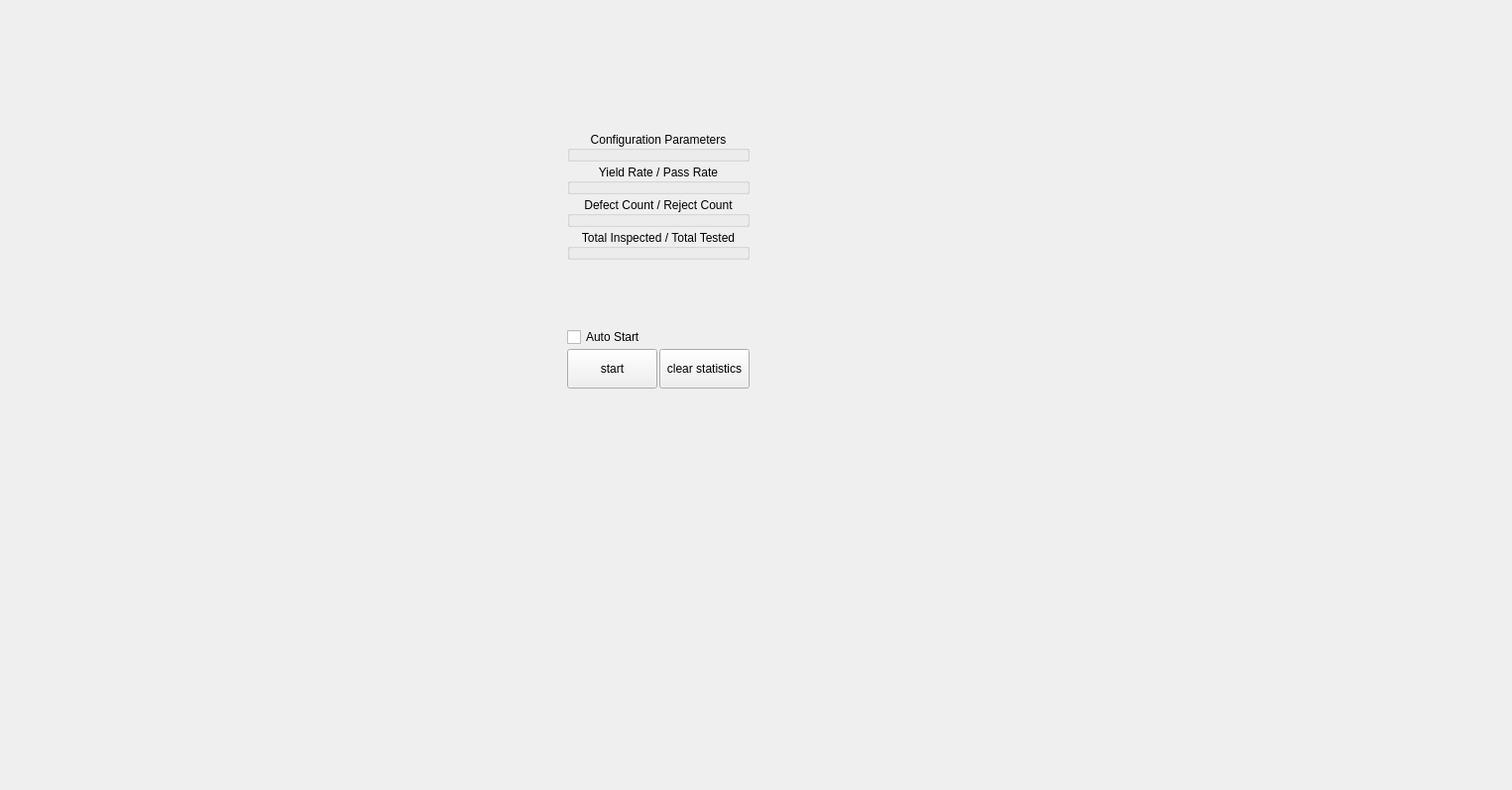
<?xml version="1.0" encoding="UTF-8"?>
<ui version="4.0">
	<class>CapSenseTriForm</class>
	<widget class="QWidget" name="CapSenseTriForm">
		<property name="geometry">
			<rect>
				<x>0</x>
				<y>0</y>
				<width>1525</width>
				<height>797</height>
			</rect>
		</property>
		<property name="windowTitle">
			<string>Form</string>
		</property>
		<property name="styleSheet">
			<string notr="true"/>
		</property>
		<widget class="QWidget" name="display_sidebar" native="true">
			<property name="geometry">
				<rect>
					<x>570</x>
					<y>130</y>
					<width>188</width>
					<height>264</height>
				</rect>
			</property>
			<layout class="QGridLayout" name="gridLayout">
				<property name="leftMargin">
					<number>2</number>
				</property>
				<property name="topMargin">
					<number>2</number>
				</property>
				<property name="rightMargin">
					<number>2</number>
				</property>
				<property name="bottomMargin">
					<number>2</number>
				</property>
				<property name="spacing">
					<number>2</number>
				</property>
				<item row="0" column="0">
					<layout class="QVBoxLayout" name="verticalLayout">
						<item>
							<widget class="QGroupBox" name="gBox_config">
								<property name="title">
									<string>Configuration Parameters</string>
								</property>
								<property name="alignment">
									<set>Qt::AlignCenter</set>
								</property>
							</widget>
						</item>
						<item>
							<widget class="QGroupBox" name="gBox_ok">
								<property name="title">
									<string>Yield Rate / Pass Rate</string>
								</property>
								<property name="alignment">
									<set>Qt::AlignCenter</set>
								</property>
							</widget>
						</item>
						<item>
							<widget class="QGroupBox" name="gBox_ng">
								<property name="title">
									<string>Defect Count / Reject Count</string>
								</property>
								<property name="alignment">
									<set>Qt::AlignCenter</set>
								</property>
							</widget>
						</item>
						<item>
							<widget class="QGroupBox" name="gBox_total">
								<property name="title">
									<string>Total Inspected / Total Tested</string>
								</property>
								<property name="alignment">
									<set>Qt::AlignCenter</set>
								</property>
							</widget>
						</item>
						<item>
							<spacer name="verticalSpacer">
								<property name="orientation">
									<enum>Qt::Vertical</enum>
								</property>
								<property name="sizeHint" stdset="0">
									<size>
										<width>20</width>
										<height>40</height>
									</size>
								</property>
							</spacer>
						</item>
						<!-- 新增：自启动控制 -->
						<item>
							<widget class="QCheckBox" name="cb_autoStart">
								<property name="text">
									<string>Auto Start</string>
								</property>
								<property name="checked">
									<bool>false</bool>
								</property>
								<property name="toolTip">
									<string>Automatically start detection when system is ready</string>
								</property>
							</widget>
						</item>
						<item>
							<layout class="QHBoxLayout" name="horizontalLayout">
								<item>
									<widget class="QPushButton" name="Bt_start">
										<property name="minimumSize">
											<size>
												<width>0</width>
												<height>40</height>
											</size>
										</property>
										<property name="text">
											<string>start</string>
										</property>
									</widget>
								</item>
								<item>
									<widget class="QPushButton" name="Bt_clear">
										<property name="minimumSize">
											<size>
												<width>0</width>
												<height>40</height>
											</size>
										</property>
										<property name="text">
											<string>clear statistics</string>
										</property>
									</widget>
								</item>
							</layout>
						</item>
					</layout>
				</item>
			</layout>
		</widget>
	</widget>
	<resources/>
	<connections/>
</ui>
